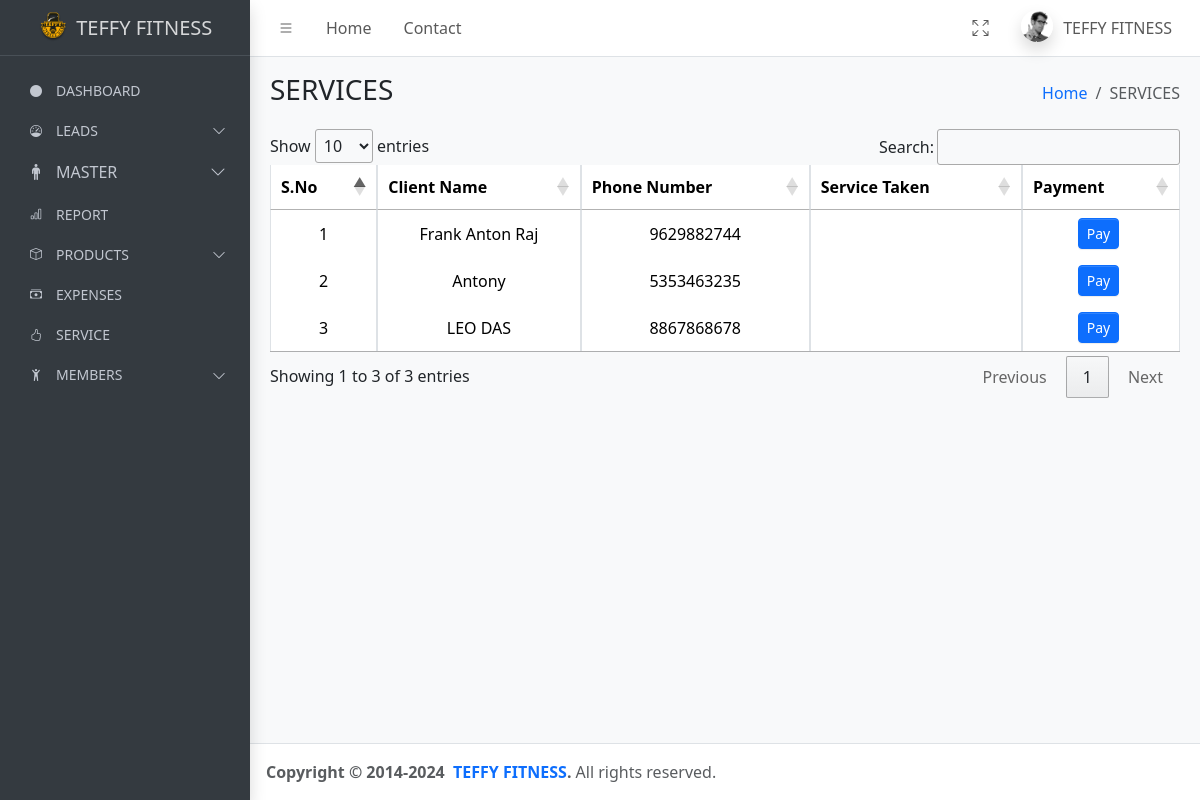
/overall-services/, run on an earlier commit of the app's database.
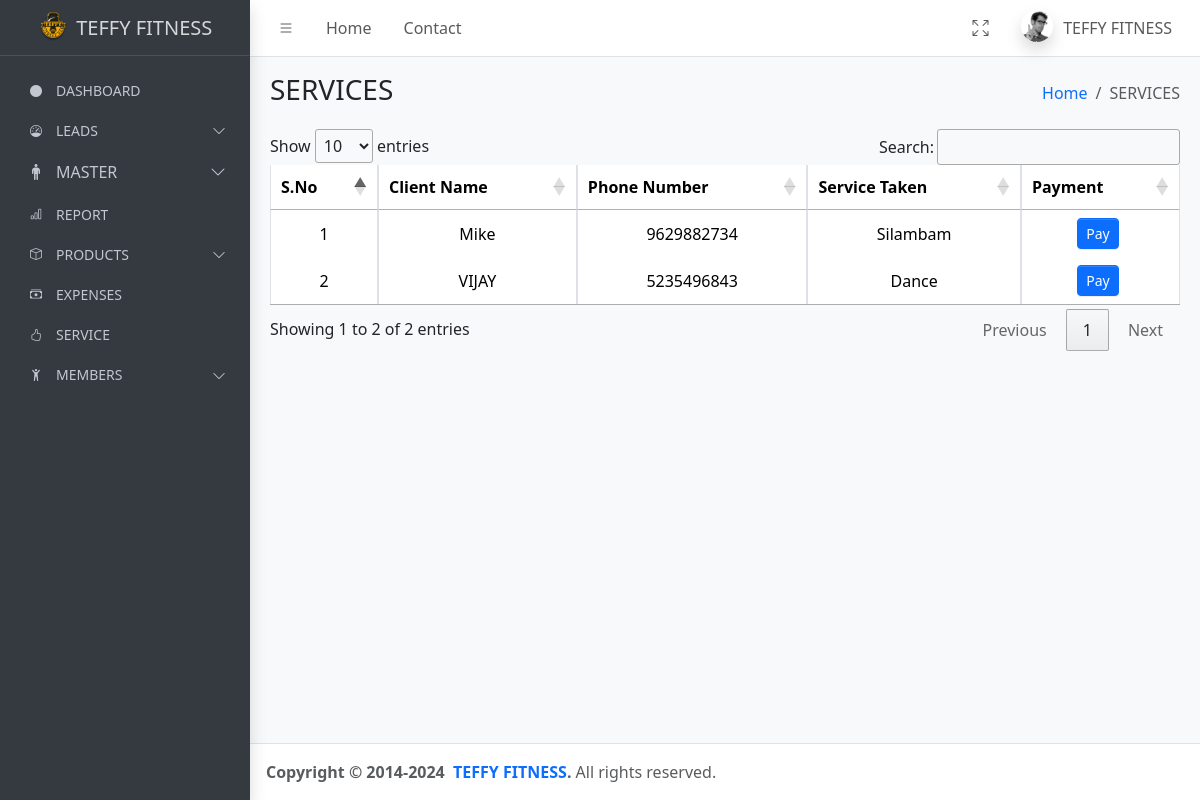
And on a later commit of the database.
### teffyapp/models.py (models this page shows, shortened)
class PersonalInformation(models.Model):
    name = models.CharField(max_length=50)
    address = models.TextField()
    occupation = models.CharField(max_length=50)
    gender = models.CharField(max_length=10)
    mobile_number = models.CharField(max_length=12)
    email = models.EmailField()
    perfect_body = models.CharField(max_length=20,null=True,blank=True)
    body_type=models.CharField(max_length=20,null=True,blank=True)
    goal=models.CharField(max_length=30,null=True,blank=True)
    body_you_want = models.CharField(max_length=50, null=True,blank=True)
    level_of_body_fat = models.CharField(max_length=50,null=True,blank=True)
    problem_areas = models.CharField(max_length=50,null=True,blank=True)
    diets = models.CharField(max_length=70,null=True,blank=True)
    water_you_drink_daily = models.CharField(max_length=50,null=True,blank=True)
    eat_or_dividie_foods_or_beverages = models.CharField(max_length=70,blank=True,null=True)
    event_coming_up = models.CharField(max_length=50,null=True,blank=True)
    height = models.CharField(max_length=50)
    current_weight = models.CharField(max_length=50)
    target_weight = models.CharField(max_length=50)
    level_of_fitness = models.CharField(max_length=50,null=True,blank=True)
    status = models.CharField(max_length=20, default='new')  # Track the status of the lead
    follow_up_date = models.DateTimeField(default=timezone.now)
    created_date = models.DateTimeField(default=timezone.now)
    services = models.ForeignKey(Service,on_delete=models.SET_NULL, null=True, related_name="users")   # for services
    assigned_date = models.DateField(default=timezone.now)
    renewal_date = models.DateField(null=True, blank=True)

class Service(models.Model):
    name = models.CharField(max_length=100)
    duration = models.CharField(max_length=50, null=True, blank=True)
    prices = models.PositiveIntegerField(null=True, blank=True)
    group = models.CharField(max_length=100, null=True, blank=True)
    sessions = models.CharField(max_length=100,null=True, blank=True)

### teffyapp/views.py (the view)
# urls.py: path('overall-services/',overall_services, name='overall_services'),
def overall_services(request):
        client_details = PersonalInformation.objects.filter(status='converted')
        print("Number of clients:", client_details.count())
        for client in client_details:
            print(f"Client: {client.name}, Service: {client.services.name if client.services else 'No Service'}")
        services = Service.objects.all()
        context = {
            "client_details": client_details,
            "services_taken": services,
        }
        return render(request, "overall-service.html", context)

### templates/overall-service.html (shortened to what this page needs)
{% extends "base.html" %}
{% load static %}
{% block content %}
<main class="app-main">
  <div class="app-content-header">
      <div class="container-fluid">
          <div class="row">
              <div class="col-sm-6">
                  <h3 class="mb-0">SERVICES</h3>
              </div>
              <div class="col-sm-6">
                  <ol class="breadcrumb float-sm-end">
                      <li class="breadcrumb-item"><a href="/main/">Home</a></li>
                      <li class="breadcrumb-item active" aria-current="page">SERVICES</li>
                  </ol>
              </div>
          </div>
      </div>
  </div>
  <div class="app-content">
      <div class="container-fluid">
          <div class="row">
              <div class="col-12">
                  <table id="example1" class="table table-bordered">
                      <thead>
                          <tr>
                              <th>S.No</th>
                              <th>Client Name</th>
                              <th>Phone Number</th>
                              <th>Service Taken</th>
                              <th>Payment</th>
                          </tr>
                      </thead>
                      <tbody>
                        {% if client_details %}
                          {% for client in client_details %}
                          <tr>
                              <td>{{ forloop.counter }}</td>
                              <td>{{ client.name }}</td>
                              <td>{{ client.mobile_number }}</td>
                              <td>{{ client.services.name }}</td>
                              <td>
                                <a href="{% url 'payment_page' client.id %}" class="btn btn-primary btn-sm">Pay</a>
                              </td>
                          </tr>
                          {% endfor %}
                        {% else %}
                          <tr>
                              <td colspan="4" class="text-center">No clients found matching the criteria.</td>
                          </tr>
                        {% endif %}
                      </tbody>
                  </table>
              </div>
          </div>
      </div>
  </div>
</main>
{% endblock content %}

What changed in the data, as far as the page shows it:
no longer on this page (row edited): PersonalInformation: name "Frank Anton Raj", mobile_number "9629882744"
no longer on this page (row edited): PersonalInformation: name "Antony", mobile_number "5353463235"
removed PersonalInformation: name "LEO DAS", mobile_number "8867868678"
added PersonalInformation: name "Mike", mobile_number "9629882734", services.name "Silambam"
added PersonalInformation: name "VIJAY", mobile_number "5235496843", services.name "Dance"
Also different on the page:
text written by a page script: "Show entries Search: Showing 1 to 3 of 3 entries Previous 1 Next" → "Show entries Search: Showing 1 to 2 of 2 entries Previous 1 Next"
